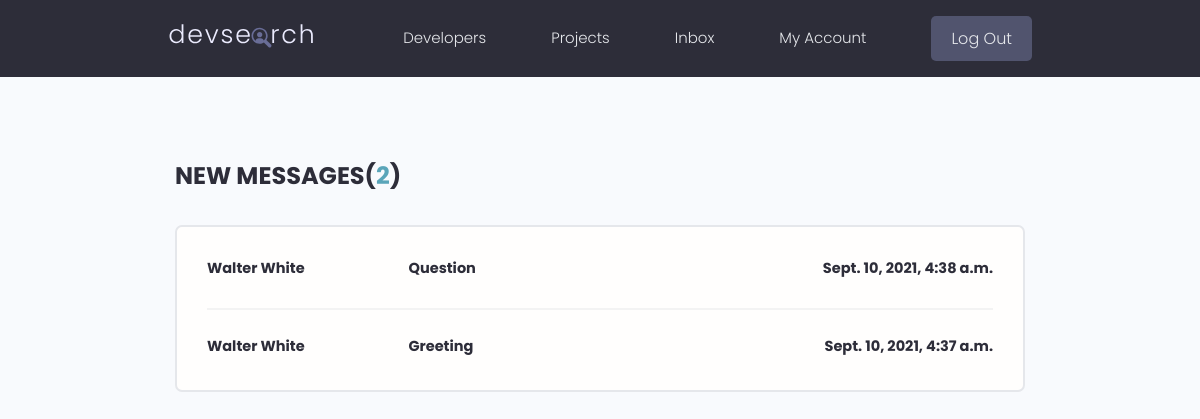
The page /inbox/ (signed in) on the database as committed earlier.
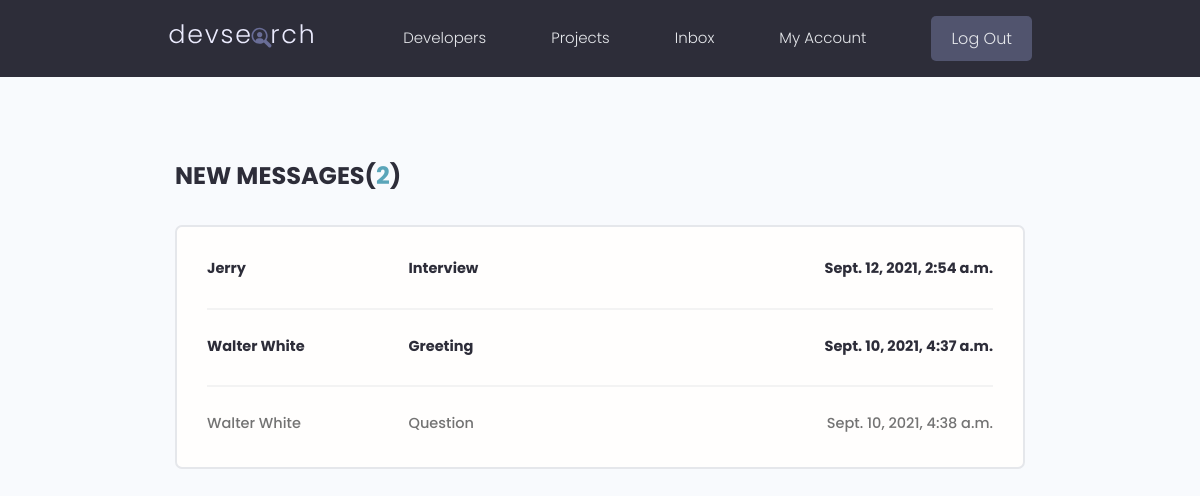
The same page on the database as committed later.
### users/models.py (models this page shows, shortened)
class Message(models.Model):
    sender = models.ForeignKey(Profile, on_delete=models.SET_NULL, null=True, blank=True)
    recipient = models.ForeignKey(Profile, on_delete=models.SET_NULL, null=True, blank=True, related_name="messages")
    name = models.CharField(max_length=100, null=True, blank=True)
    email = models.EmailField(max_length=100, null=True, blank=True)
    subject = models.CharField(max_length=200, null=True, blank=True)
    body = models.TextField()
    is_read = models.BooleanField(default=False, null=True)
    created = models.DateTimeField(auto_now_add=True)
    id = models.UUIDField(default=uuid.uuid4, unique=True, primary_key=True, editable=False)
    class Meta:
        ordering = ['is_read', '-created']

class Profile(models.Model):
    user = models.OneToOneField(User, on_delete=models.CASCADE, null=True, blank=True)
    name = models.CharField(max_length=100, blank=True, null=True)
    username = models.CharField(max_length=100, blank=True, null=True)
    location = models.CharField(max_length=100, blank=True, null=True)
    email = models.EmailField(max_length=100, blank=True, null=True)
    short_intro = models.CharField(max_length=150, blank=True, null=True)
    bio = models.TextField(blank=True, null=True)
    profile_image = models.ImageField(null=True, blank=True,
                                      upload_to='profiles/', default='profiles/default-profile.jpg')
    social_github = models.CharField(max_length=150, blank=True, null=True)
    social_twitter = models.CharField(max_length=150, blank=True, null=True)
    social_linkedin = models.CharField(max_length=150, blank=True, null=True)
    social_youtube = models.CharField(max_length=150, blank=True, null=True)
    social_website = models.CharField(max_length=150, blank=True, null=True)
    created = models.DateTimeField(auto_now_add=True)
    id = models.UUIDField(default=uuid.uuid4, unique=True, primary_key=True, editable=False)

### users/views.py (the view)
# urls.py: path('inbox/', views.inbox, name="inbox"),
@login_required(login_url='login')
def inbox(request):
    profile = request.user.profile
    messagesProfile = profile.messages.all()
    messagesUnread = messagesProfile.filter(is_read=False).count()
    content = {'messagesProfile': messagesProfile, 'messagesUnread': messagesUnread}
    return render(request, 'users/inbox.html', content)

### users/templates/users/inbox.html
{% extends 'main.html' %}
{% block content %}
  <main class="inbox my-xl">
    <div class="content-box">
      <h3 class="inbox__title">New Messages(<span>{{ messagesUnread }}</span>)</h3>
      <ul class="messages">
        {% if messagesProfile.count > 0 %}
            {% for message in messagesProfile %}
                {% if message.is_read == False %}
                    <li class="message message--unread">
                    {% else %}
                    <li class="message">
                {% endif %}
                  <a href="{% url 'message' message.id %}">
                    {% if message.sender.name %}
                        <span class="message__author">{{ message.sender.name }}</span>
                        {% else %}
                        <span class="message__author">{{ message.name }}</span>
                    {% endif %}
                    <span class="message__subject">{{ message.subject }}</span>
                    <span class="message__date">{{ message.created }}</span>
                  </a>
                </li>
            {% endfor %}
        {% else %}
            <p>Noo messages found! 👻</p>
        {% endif %}
      </ul>
    </div>
  </main>
{% endblock %}

Rows that differ between the two databases and show on the page:
added Message: name "Jerry", subject "Interview", created "Sept. 12, 2021, 2:54 a.m."
shown differently, row unchanged: Message "Greeting": moves up the list
changed Message "Question": is_read False → True (drawn)
